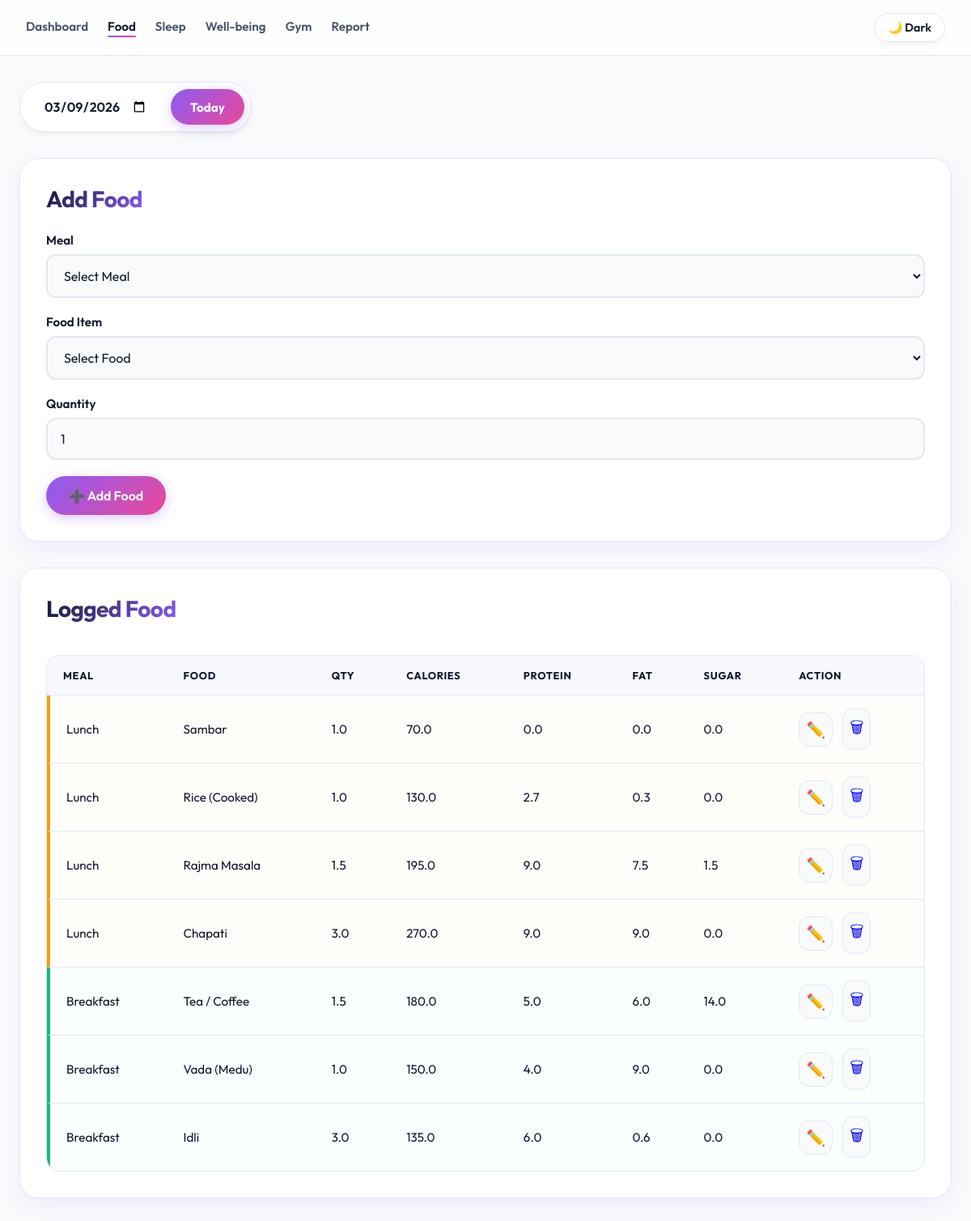
Screenshot of /food?date=2026-03-09 with the database file from the repository.
### tables this page shows
CREATE TABLE food_log (
            id INTEGER PRIMARY KEY AUTOINCREMENT,
            date TEXT,
            meal TEXT,
            food TEXT,
            qty REAL,
            calories REAL,
            protein REAL,
            fat REAL,
            sugar REAL
        );

### app.py (the view, shortened to what this page needs)
@app.route("/food", methods=["GET", "POST"])
def food():
    db = get_db()
    selected_date = request.args.get("date", request.form.get("date", date.today().isoformat()))
    food_logs = db.execute(
        "SELECT * FROM food_log WHERE date=? ORDER BY id DESC",
        (selected_date,)
    ).fetchall()
    db.close()
    return render_template("food.html", food_logs=food_logs, food_data=FOOD_DATA, selected_date=selected_date)

### app.py (called while the page is built)
def get_db():
    db = sqlite3.connect(DB_NAME)
    db.row_factory = sqlite3.Row
    return db

### templates/food.html (shortened to what this page needs)
<!DOCTYPE html>
<html lang="en">
<head>
    <link rel="stylesheet" href="{{ url_for('static', filename='style.css') }}">
</head>
<body>
<nav class="navbar">
    <div class="nav-left" id="navMenu">
        <a href="/">Dashboard</a>
        <a href="/food" class="active">Food</a>
        <a href="/sleep">Sleep</a>
        <a href="/wellbeing">Well-being</a>
        <a href="/gym">Gym</a>
        <a href="/report">Report</a>
    </div>
    <button id="themeToggle" class="theme-btn">🌙 Dark</button>
</nav>
<div class="page-container">
    <div class="date-control">
        <form method="get">
            <input
                type="date"
                name="date"
                value="{{ selected_date }}"
                onchange="this.form.submit()"
                class="date-input"
            >
        </form>
        <a href="/food" class="today-btn">Today</a>
    </div>
    <div class="card">
        <h2>Add Food</h2>
        <form method="post" class="food-form">
            <div class="form-row">
                <label>Meal</label>
                <select name="meal" id="mealSelect" required>
                    <option value="">Select Meal</option>
                </select>
            </div>
            <div class="form-row">
                <label>Food Item</label>
                <select name="food" id="foodSelect" required>
                    <option value="">Select Food</option>
                </select>
            </div>
            <div class="form-row">
                <label>Quantity</label>
                <input
                    type="number"
                    name="qty"
                    value="1"
                    step="0.5"
                    min="0.5"
                    required
                >
            </div>
            <button type="submit" class="primary-btn">➕ Add Food</button>
        </form>
    </div>
    <div class="card">
        <h2>Logged Food</h2>
        {% if food_logs %}
        <div class="table-wrapper">
        <table>
            <tr>
                <th>Meal</th>
                <th>Food</th>
                <th>Qty</th>
                <th>Calories</th>
                <th>Protein</th>
                <th>Fat</th>
                <th>Sugar</th>
                <th>Action</th>
            </tr>
            {% for f in food_logs %}
            <tr class="meal-{{ f.meal }}">
                <td>{{ f.meal }}</td>
                <td>{{ f.food }}</td>
                <td>{{ f.qty | round(2) }}</td>
                <td>{{ f.calories | round(2) }}</td>
                <td>{{ f.protein | round(2) }}</td>
                <td>{{ f.fat | round(2) }}</td>
                <td>{{ f.sugar | round(2) }}</td>
                <td class="action-cell">
                    <a href="/food/edit/{{ f.id }}"
                       class="action-btn edit-btn"
                       title="Edit">✏️</a>
                    <a href="/food/delete/{{ f.id }}?date={{ selected_date }}"
                       class="action-btn delete-btn"
                       title="Delete"
                       onclick="return confirm('Delete this item?')">🗑</a>
                </td>
            </tr>
            {% endfor %}
        </table>
        </div>
        {% else %}
            <p class="empty-state">No food logged for this date 🍽️</p>
        {% endif %}
    </div>
</div>
</body>
</html>

### rows the page displays
food_log: meal "Lunch", food "Sambar", qty "1.0", calories "70.0", protein "0.0", fat "0.0", sugar "0.0"
food_log: meal "Lunch", food "Rice (Cooked)", qty "1.0", calories "130.0", protein "2.7", fat "0.3", sugar "0.0"
food_log: meal "Lunch", food "Rajma Masala", qty "1.5", calories "195.0", protein "9.0", fat "7.5", sugar "1.5"
food_log: meal "Lunch", food "Chapati", qty "3.0", calories "270.0", protein "9.0", fat "9.0", sugar "0.0"
food_log: meal "Breakfast", food "Tea / Coffee", qty "1.5", calories "180.0", protein "5.0", fat "6.0", sugar "14.0"
food_log: meal "Breakfast", food "Vada (Medu)", qty "1.0", calories "150.0", protein "4.0", fat "9.0", sugar "0.0"
food_log: meal "Breakfast", food "Idli", qty "3.0", calories "135.0", protein "6.0", fat "0.6", sugar "0.0"
